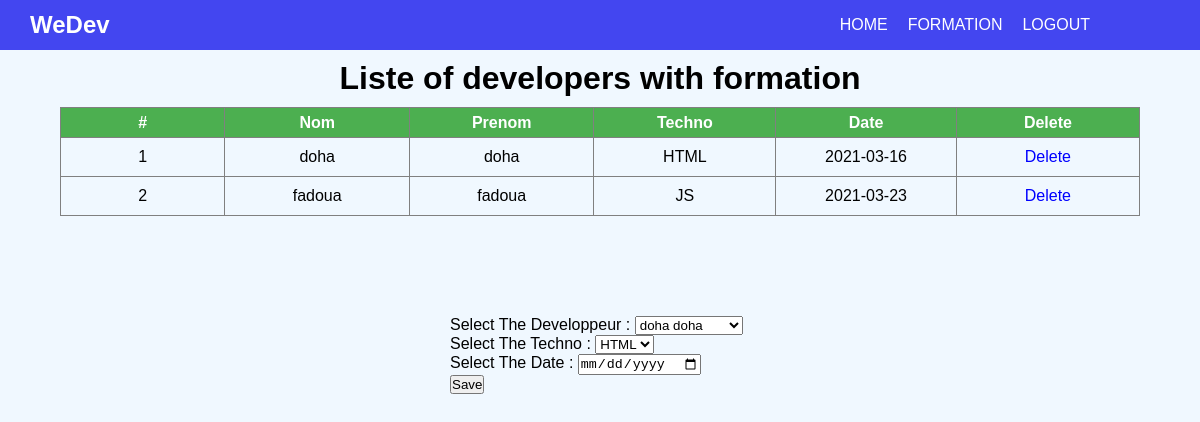
Screenshot of /brief/PHP/ADMIN/formation.php with the database file from the repository.
### tables this page shows
CREATE TABLE `formation` (
  `id` int(11) NOT NULL,
  `techno` varchar(255) NOT NULL,
  `date` date NOT NULL,
  `developpeur_id` int(11) NOT NULL
);

CREATE TABLE `developpeurs` (
  `id` int(11) NOT NULL,
  `nom` varchar(255) NOT NULL,
  `prenom` varchar(255) NOT NULL,
  `email` varchar(255) NOT NULL,
  `password` varchar(255) NOT NULL
);

### brief/PHP/ADMIN/formation.php (the view, shortened to what this page needs)
<?php
include "../INCLUDE/Connect.php";
?>
<!DOCTYPE html>
<html lang="en">
<head>
    <link rel="stylesheet" href="../../CSS/formation.css">
    <link rel="stylesheet" href="../../CSS/dash.css">
    <link rel="stylesheet" href="../../CSS/heeader.css">
</head>
<body>
<?php include_once "../INCLUDE/Dheader.php"; ?>
        <h1>Liste of developers with formation</h1>
        <table border="" style="border-collapse: collapse;">
            <thead>
                <th>#</th>
                <th>Nom</th>
                <th>Prenom</th>
                <th>Techno</th>
                <th>Date</th>
                <th>Delete</th>
            </thead>
            <?php
            $i = 1;
    $sql="SELECT * FROM developpeurs INNER JOIN Formation ON developpeurs.id = formation.developpeur_id ORDER BY date";
    foreach ($pdo->query($sql) as $row) : ?>
            <tr>
                <td><?php echo $i++ ?></td>
                <td><?php echo $row['nom'] ?></td>
                <td><?php echo $row['prenom'] ?></td>
                <td><?php echo $row['techno'] ?></td>
                <td><?php echo $row['date'] ?></td>
                <td>
                <a href="deletef.php?id=<?php echo  $row['id']?>">Delete</a>
                </td>
            </tr>
            <?php endforeach; ?>
        </table>
    <form action="" method="POST" class="formation">
    <label for="techno">Select The Developpeur :</label>
        <select name="developpeurs">
            <?php
                    $sql="SELECT * FROM developpeurs";
                    $stmt = $pdo->query($sql);
                    $result = $stmt->fetchAll(2);
                    foreach ($result as $row){
                        echo "<option value='$row[id]'>$row[nom] $row[prenom]</option>";
                    }
            ?>
        </select><br>
        <label for="techno">Select The Techno :</label>
        <select name="techno" id="techno">
            <option value="HTML">HTML</option>
    </select><br>
    <label for="techno">Select The Date :</label>
    <input type="date" name="date"><br>
        <input type="submit" name="submit" value="Save" />
    </form>
</body>
</html>

### brief/CSS/formation.css (style rules this page uses)
* { padding: 0%; margin: 0%; box-sizing: border-box; }
body { background-color: aliceblue; }
.formation { width: 300px; margin: 100px auto; }

### brief/CSS/dash.css (style rules this page uses)
* { padding: 0%; margin: 0%; box-sizing: border-box; }
body { background-color: aliceblue; }
table { border-collapse: collapse; width: 90%; margin: 0 auto; text-align: center; }
th { background-color: #4caf50; color: white; width: 300px; height: 30px; }
td { padding: 10px; }

### brief/CSS/heeader.css (style rules this page uses)
* { padding: 0%; margin: 0%; box-sizing: border-box; }
body { background-color: aliceblue; font-family: sans-serif; }
h1 { text-align: center; margin-bottom: 10px; margin-top: 10px; }
a { text-decoration: none; color: blue; }

### rows the page displays
formation: developpeur.nom "doha", developpeur.prenom "doha", techno "HTML", date "2021-03-16"
formation: developpeur.nom "fadoua", developpeur.prenom "fadoua", techno "JS", date "2021-03-23"

### other values shown
form field developpeurs "doha doha"
